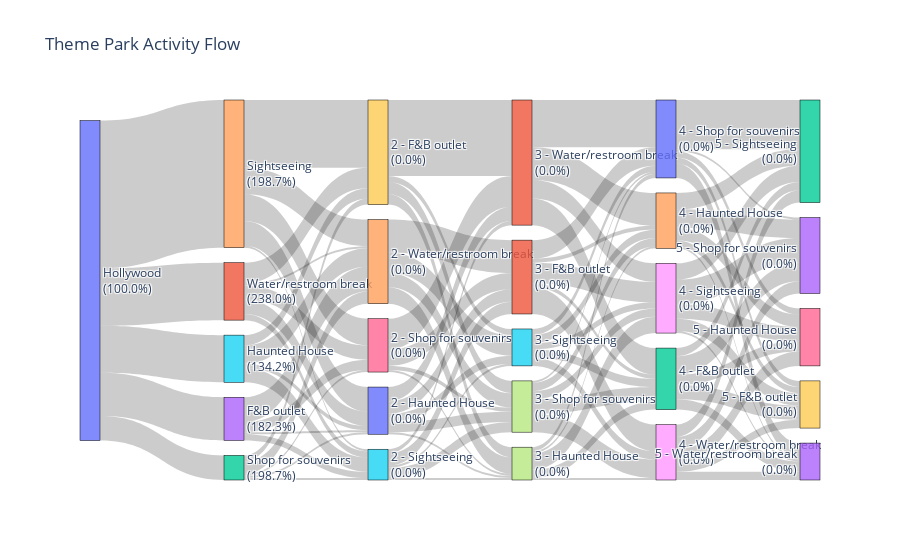

Source (notebook cell):
### Code cell
# Calculate percentage for each node (excluding "Na")
total_count = sum(link_counts.values())

# Initialize node percentages
node_percentages = {node: 0 for node in nodes}
node_percentages[start_node] = 100  # Set Hollywood to 100% as it's the starting point

# Calculate node percentages based on counts in each activity column
for col in activity_columns:
    activity_column_counts = df[col].value_counts(normalize=True) * 100  # Percentage calculation
    for activity, percentage in activity_column_counts.items():
        if activity != "Na":  # Skip Na values
            node_percentages[activity_mapping.get(activity, activity)] += percentage

# Normalize the node percentages so that they sum up to 100% for each activity column
for col in activity_columns:
    column_total = df[col].value_counts().sum()
    if column_total > 0:
        activity_column_counts = df[col].value_counts(normalize=True) * 100
        for activity, percentage in activity_column_counts.items():
            if activity != "Na":  # Skip Na values
                node_percentages[activity_mapping.get(activity, activity)] += percentage

# Prepare nodes with percentages
nodes_with_percentages = []
for node in nodes:
    percentage = node_percentages[node]
    nodes_with_percentages.append(f"{node}<br>({percentage:.1f}%)")

# Prepare lists for sources, targets, and values based on the link counts
sources = []
targets = []
values = []

for (source, target), count in link_counts.items():
    if source != "Na" and target != "Na":  # Only add links that are valid
        sources.append(activity_to_index[source])
        targets.append(activity_to_index[target])
        values.append(count)

# Create the Sankey diagram
fig = go.Figure(go.Sankey(
    node=dict(
        pad=15, 
        thickness=20,
        line=dict(color="black", width=0.5), 
        label=nodes_with_percentages  # Use labels with percentages
    ),
    link=dict(
        source=sources, 
        target=targets, 
        value=values
    )
))

# Add title and show figure
fig.update_layout(title_text="Theme Park Activity Flow", font_size=12)
fig.show()

### Figure 1 — Plotly figure (JSON) as saved in the notebook; plotly's stock layout.template omitted (floating-point values rounded to 4 significant figures)
{"data": [{"link": {"source": [0, 1, 6, 7, 8, 0, 4, 10, 11, 12, 0, 5, 14, 15, 8, 0, 3, 14, 17, 18, 1, 19, 15, 20, 19, 4, 14, 21, 20, 3, 6, 21, 12, 19, 8, 1, 11, 18, 4, 21, 15, 5, 19, 6, 11, 24, 4, 24, 15, 18, 0, 2, 10, 20, 1, 25, 17, 20, 1, 25, 8, 21, 5, 10, 15, 25, 7, 24, 8, 21, 5, 12, 7, 18, 18, 14, 7, 4, 25, 12, 2, 3, 11, 10, 17, 10, 3, 2, 17, 2, 24, 17, 12, 7, 20, 6, 24, 2, 25], "target": [1, 6, 7, 8, 9, 4, 10, 11, 12, 13, 5, 14, 15, 8, 16, 3, 14, 17, 18, 13, 19, 15, 20, 16, 17, 14, 21, 20, 22, 6, 21, 12, 9, 7, 23, 10, 18, 9, 6, 8, 12, 19, 11, 11, 24, 22, 19, 13, 18, 22, 2, 6, 21, 23, 25, 17, 20, 9, 14, 21, 22, 24, 25, 15, 24, 7, 24, 16, 13, 18, 10, 16, 18, 23, 16, 7, 12, 25, 15, 22, 19, 10, 20, 17, 24, 7, 25, 10, 8, 14, 9, 12, 23, 20, 13, 17, 23, 25, 11], "value": [28, 7, 2, 9, 4, 72, 12, 7, 13, 9, 23, 9, 10, 4, 7, 21, 12, 8, 8, 12, 10, 3, 3, 3, 5, 13, 16, 9, 24, 5, 8, 2, 7, 6, 4, 7, 9, 6, 13, 13, 4, 5, 37, 15, 16, 8, 33, 9, 3, 8, 12, 1, 6, 7, 3, 1, 2, 3, 1, 6, 6, 2, 7, 4, 4, 5, 4, 6, 6, 10, 2, 5, 4, 1, 7, 7, 7, 1, 1, 4, 3, 1, 23, 1, 1, 5, 3, 1, 1, 6, 3, 4, 5, 1, 1, 1, 1, 1, 2]}, "node": {"label": ["Hollywood<br>(100.0%)", "Water/restroom break<br>(238.0%)", "Shop for souvenirs<br>(198.7%)", "F&B outlet<br>(182.3%)", "Sightseeing<br>(198.7%)", "Haunted House<br>(134.2%)", "2 - Shop for souvenirs<br>(0.0%)", "3 - Shop for souvenirs<br>(0.0%)", "4 - Water/restroom break<br>(0.0%)", "5 - F&B outlet<br>(0.0%)", "2 - Haunted House<br>(0.0%)", "3 - Water/restroom break<br>(0.0%)", "4 - F&B outlet<br>(0.0%)", "5 - Shop for souvenirs<br>(0.0%)", "2 - Water/restroom break<br>(0.0%)", "3 - Sightseeing<br>(0.0%)", "5 - Haunted House<br>(0.0%)", "3 - Haunted House<br>(0.0%)", "4 - Sightseeing<br>(0.0%)", "2 - F&B outlet<br>(0.0%)", "4 - Shop for souvenirs<br>(0.0%)", "3 - F&B outlet<br>(0.0%)", "5 - Sightseeing<br>(0.0%)", "5 - Water/restroom break<br>(0.0%)", "4 - Haunted House<br>(0.0%)", "2 - Sightseeing<br>(0.0%)"], "line": {"color": "black", "width": 0.5}, "pad": 15, "thickness": 20}, "type": "sankey"}], "layout": {"font": {"size": 12}, "title": {"text": "Theme Park Activity Flow"}}}
